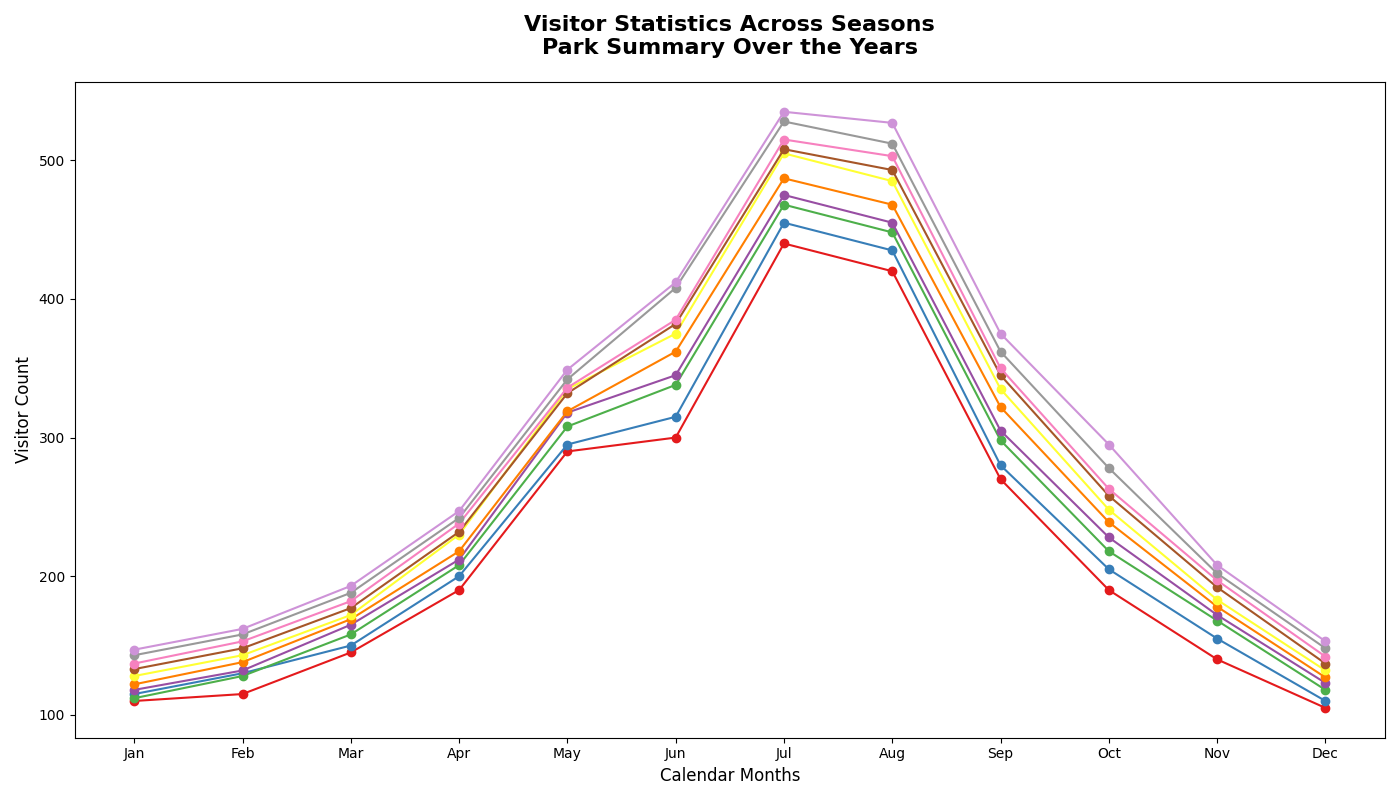

Write the Python code that produced this figure.
import matplotlib.pyplot as plt
import numpy as np

years = np.arange(2010, 2020)
months = ["Jan", "Feb", "Mar", "Apr", "May", "Jun", "Jul", "Aug", "Sep", "Oct", "Nov", "Dec"]
visitors = [
    [110, 115, 145, 190, 290, 300, 440, 420, 270, 190, 140, 105],  # 2010 altered
    [115, 130, 150, 200, 295, 315, 455, 435, 280, 205, 155, 110],  # 2011 altered
    [112, 128, 158, 208, 308, 338, 468, 448, 298, 218, 168, 118],  # 2012 altered
    [118, 132, 165, 212, 318, 345, 475, 455, 305, 228, 172, 123],  # 2013 altered
    [122, 138, 169, 218, 319, 362, 487, 468, 322, 239, 178, 127],  # 2014 altered
    [128, 143, 172, 230, 335, 375, 505, 485, 335, 248, 183, 132],  # 2015 altered
    [133, 148, 177, 232, 332, 382, 508, 493, 345, 258, 192, 137],  # 2016 altered
    [137, 153, 182, 238, 336, 385, 515, 503, 350, 263, 197, 142],  # 2017 altered
    [143, 158, 188, 242, 342, 408, 528, 512, 362, 278, 202, 148],  # 2018 altered
    [147, 162, 193, 247, 349, 412, 535, 527, 375, 295, 208, 153],  # 2019 altered
]

new_colors = ['#E41A1C', '#377EB8', '#4DAF4A', '#984EA3', '#FF7F00', 
              '#FFFF33', '#A65628', '#F781BF', '#999999', '#CE93D8']  # New color palette

fig, ax = plt.subplots(figsize=(14, 8))

for i, year in enumerate(years):
    ax.plot(months, visitors[i], marker='o', color=new_colors[i])

ax.set_title("Visitor Statistics Across Seasons\nPark Summary Over the Years", fontsize=16, fontweight='bold', pad=20)
ax.set_xlabel('Calendar Months', fontsize=12)
ax.set_ylabel('Visitor Count', fontsize=12)

plt.tight_layout()
plt.show()
